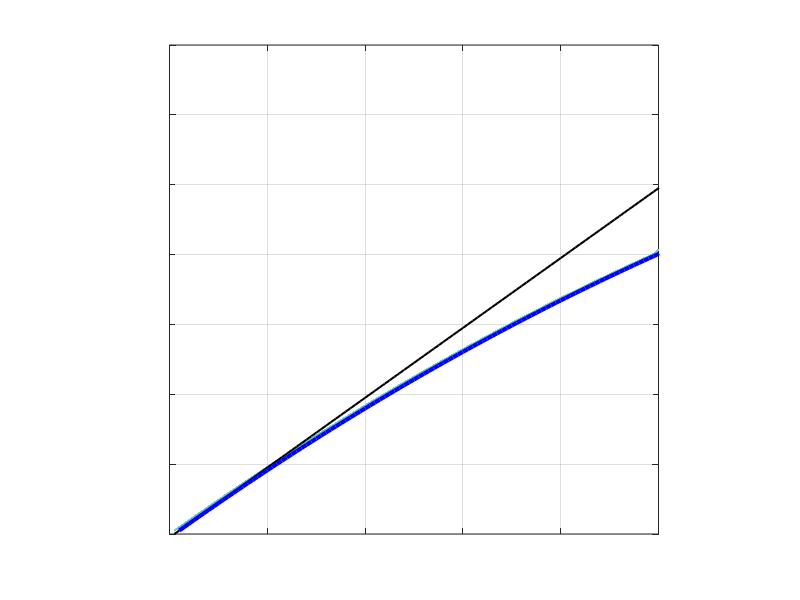

Recreate this plot in MATLAB.
function [std_dz] = Delta_Z_vs_CM_Spaghetti_Plot(radius,theta)
    close all; 
    rng default
    monte_carlos = 100;
    meanz(101, monte_carlos) = 0;
    dz(101, monte_carlos) = 0;
    for k = 1:monte_carlos % Runs 100 Monte Carlo Simulations
        % Checks for any inputs from user
        if nargin < 2
            radius = 50;
            theta = 70; % 61.38860895 < theta < 90
        end
        instances = 200;
        tagged = 200; % Indicate the number of instances are tagged

        % Creating a Evenly Distributed Uniformed Vesicle
        gr = (sqrt(5)+1)/2; %Golden Ratio
        ga = 2*pi*(1-1/gr); %Golden Angle
        r = randperm(instances, tagged); %Particle index
        lat = acos(1-2*r/(instances-1)); %Latitude
        lon = r*ga; %Longitude

        for j = 0:100 % For Each Percentage of the Formed Vesicle
            elevation = j-100; % The Chord of the Fluorophores

            % Convert from spherical to Cartesian coordinates
            x = real(sin(lat).*cos(lon).*radius + radius); %#ok<NASGU>
            y = real(sin(lat).*sin(lon).*radius + radius);  %#ok<NASGU>
            z = real(cos(lat).*radius + radius + elevation);


            % Refractive index of the air, the prism/glass, and the cell
            z0 = 0;
            n0 = 1.000; %#ok<NASGU>
            n1 = 1.515;
            n2 = 1.330;

            % First and Second Wavelengths in nanometers
            wavelength1 = 488;
            wavelength2 = 647;

            % Initial Intensity
            I_naught = 100;

            % Calculating the d-variables
            d_488 = wavelength1/4/pi/sqrt((n1*sind(theta))^2-n2^2);
            d_647 = wavelength2/4/pi/sqrt((n1*sind(theta))^2-n2^2);

            % Calculating the gamma(in degrees)
            gamma = (1/d_488)-(1/d_647);

            % First and Second Intensity at Refernce Point (Z0)
            intensity_488_z0 = I_naught/exp(z0/d_488);
            intensity_647_z0 = I_naught/exp(z0/d_647);
            reference = intensity_647_z0/intensity_488_z0;

            % Calculating the Total Intensities
            total_intensity_488 = 0;
            total_intensity_647 = 0;
            [~, n] = size(z);

            for i = 1:n % Call for the index of the column value
                if z(1, i) > 0
                    % First and Second Intensity at Z2
                    intensity_488_z(i) = real(I_naught/exp(z(1, i)/d_488)); %#ok<AGROW>
                    intensity_647_z(i) = real(I_naught/exp(z(1, i)/d_647)); %#ok<AGROW>

                    % Sum of intensities value (Clean)
                    total_intensity_488 = total_intensity_488 + intensity_488_z(i);
                    total_intensity_647 = total_intensity_647 + intensity_647_z(i);
                end
            end

            %Calculating the Center of Mass
            meanz(j+1, k) = radius + (0.5*elevation);

            % Get dz value
            ratio = total_intensity_647/total_intensity_488;
            dz(j+1, k) = log(ratio/reference)/gamma;
        end
    end
     
    mean_dz = mean(dz, 2, 'omitnan');
    std_dz = std(dz, 0, 2, 'omitnan');
    std_dz(isnan(std_dz))=0;
    
    mean_CM = mean(meanz,2);
    
    hold on;
    grid on;
    %xlabel('Percentage of Vesicle Formed (%)');
    %ylabel('[nm]');
    %axis equal;
    %title(sprintf('Delta z vs. Center of Mass with 100 Percent Tagged'));

    dd_index = 1;
    color = [1 0.4 1; 0.2 1 0.6; 1 0.8 0.4; 0.2 0.8 1];
    for a = 1:monte_carlos
        
        plot((0:1:100), dz(1:end, a), '-', 'color', color(dd_index, 1:end),'LineWidth', 0.75);
        dd_index = dd_index + 1;
        if dd_index == 5
            dd_index = 1;
        end
    end
    hold on;
    plot(mean_CM, 'k-', 'LineWidth', 1.5);
    plot(mean_dz, 'b-', 'LineWidth', 3);
    
    fake_names = cell(1,monte_carlos);
    for ii = 1:monte_carlos
        fake_names{1,ii} = '';
    end
%      important_names = {'Center of Mass', 'Mean of Delta z'};
%     both_together = [fake_names, important_names];
%     legend(both_together, 'Location', 'northwest');
    box on
    axis([0 100 0 70]);
    axis square;
    set(gca,'XTickLabel',[]);
    set(gca,'YTickLabel',[]);

    
    
end